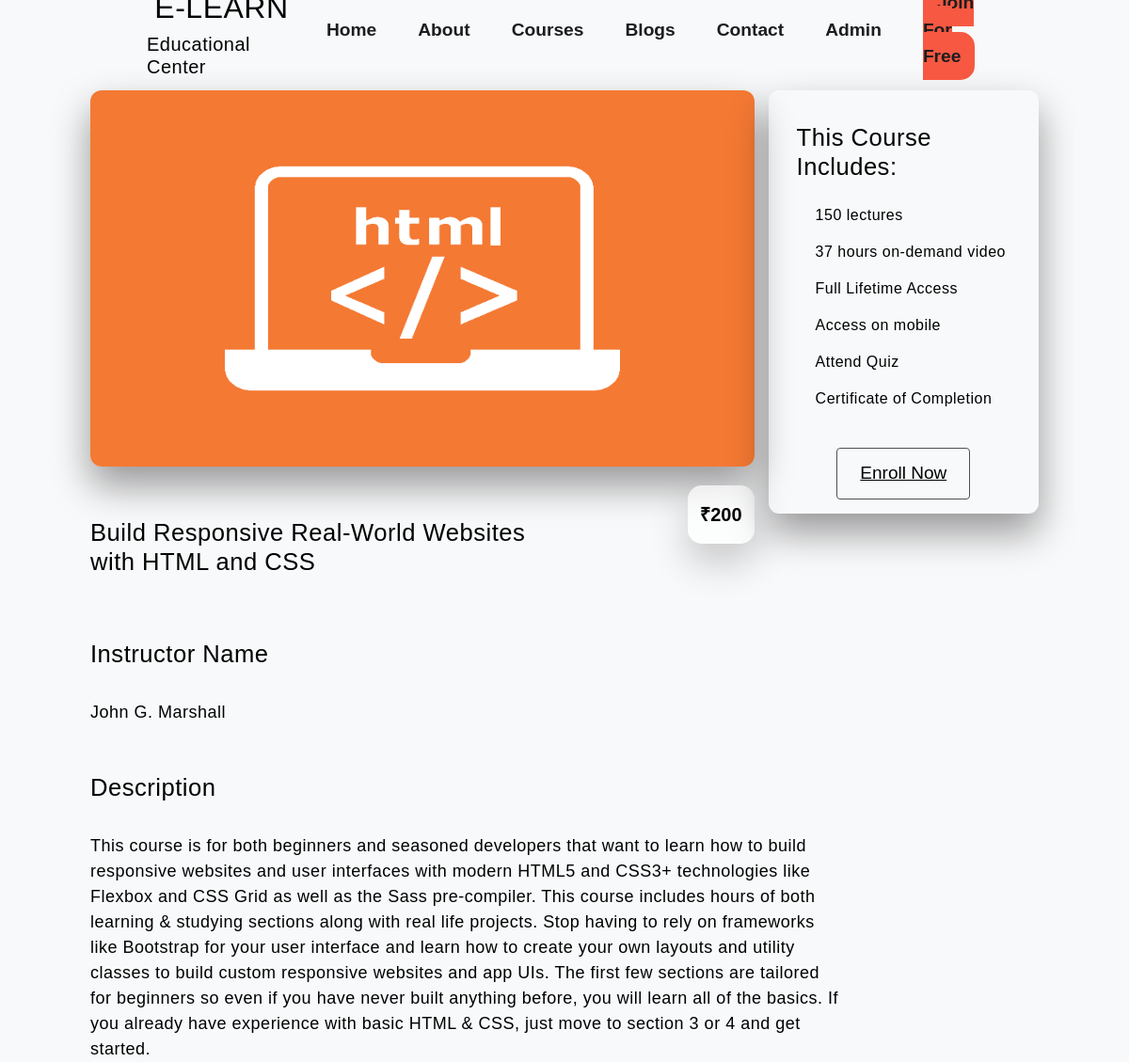
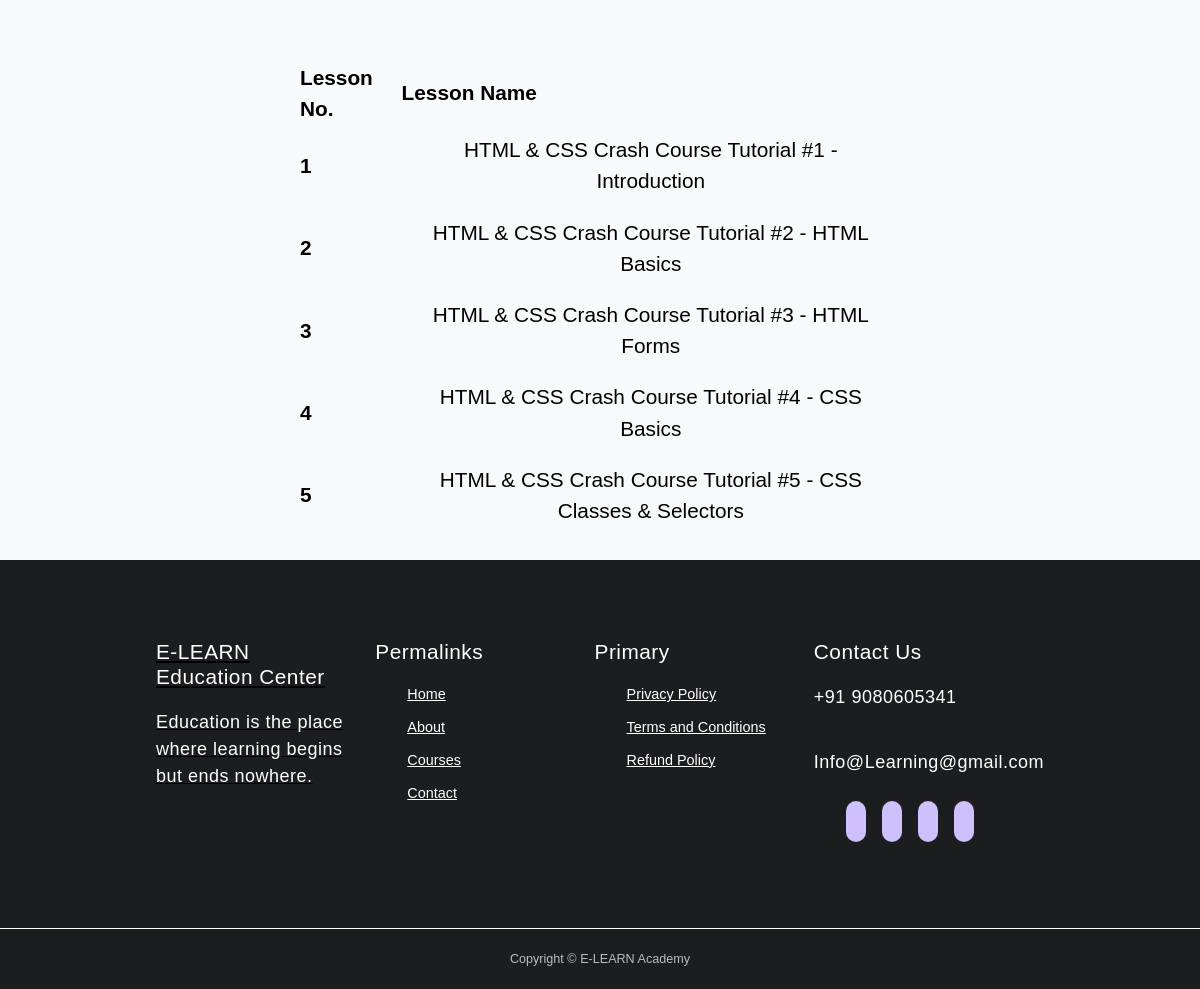
/CourseDetails.php?course_id=3, run on the app's committed database (2 pictures, top to bottom).
### tables this page shows
CREATE TABLE `course` (
  `course_id` int(11) NOT NULL,
  `course_name` text NOT NULL,
  `course_desc` text NOT NULL,
  `course_author` varchar(255) NOT NULL,
  `course_img` text NOT NULL,
  `course_duration` int(11) NOT NULL,
  `course_price` float NOT NULL,
  `course_lessons` int(11) NOT NULL
);

CREATE TABLE `lesson` (
  `lesson_id` int(11) NOT NULL,
  `lesson_name` text NOT NULL,
  `lesson_link` text NOT NULL,
  `course_id` int(11) NOT NULL,
  `course_name` text NOT NULL
);

### CourseDetails.php (the view, shortened to what this page needs)
<?php
include_once("Header.php");
include_once("DB_Files/db.php");
?>
<link rel="stylesheet" href="CSS/responsiveness.css">
<link rel="stylesheet" href="CSS/CourseDetails.css">
<section id="course-inner">
    <?php
    if (isset($_GET['course_id'])) {
        $course_id = $_GET['course_id'];
        $sql = "SELECT * FROM course WHERE course_id='$course_id'";
        $result = $conn->query($sql);
        $row = $result->fetch_assoc();
    }
    ?>
    <div class="overview">
        <img class="course-img" src="<?php echo str_replace('..', '.', $row['course_img']) ?>" alt="">
        <div class="course-head">
            <div class="c-name">
                <h3><?php echo $row['course_name'] ?></h3>
            </div>
            <span class="price">&#8377;<?php echo $row['course_price'] ?></span>
        </div>
        <h3>Instructor Name</h3>
        <div class="tutor">
            <div class="tutor-dt">
                <p> <?php echo $row['course_author']  ?></p>
            </div>
        </div>
        <h3>Description</h3>
        <p class="description"> <?php echo $row['course_desc']  ?></p>
    </div>
    <div class="enroll">
        <h3>This Course Includes:</h3>
        <p><i class="uil uil-book"></i><?php echo $row['course_lessons']  ?> lectures</p>
        <p><i class="uil uil-clock"></i><?php echo $row['course_duration']  ?> hours on-demand video</p>
        <p><i class="uil uil-life-ring"></i>Full Lifetime Access</p>
        <p><i class="uil uil-mobile-android"></i>Access on mobile</p>
        <p><i class="uil uil-newspaper"></i>Attend Quiz</p>
        <p><i class="uil uil-award"></i>Certificate of Completion</p>
        <div class="enroll-btn">
            <?php
            if (isset($_SESSION['stu_id'])) {
                echo '
                <form action="" method="POST" class="d-inline">
                <input type="hidden" name="id" value="' . $row["course_price"] . '">
                <button type="submit" class="button" name="view">Enroll Now</button>
                </form>
                    ';
            } else {
                echo '
                <a href="Popupbox.php" class="button">Enroll Now</a>
                ';
            }
            ?>
        </div>
    </div>
</section>
<table>
    <thead>
        <th scope="col">Lesson No.</th>
        <th scope="col">Lesson Name</th>
    </thead>
    <tbody>
        <?php
        $sql = "SELECT * FROM lesson";
        $result = $conn->query($sql);
        if ($result->num_rows > 0) {
            $num = 0;
            while ($row = $result->fetch_assoc()) {
                if ($course_id == $row['course_id']) {
                    $num++;
                    echo ' <tr class="tr">
        <th scope="row">' . $num . '</th>
        <td>' . $row['lesson_name'] . '</td>
        </tr>';
                }
            }
        }
        ?>
    </tbody>
</table>
<br>
<iframe allow="microphone" id="chatbot-frame" src="http://127.0.0.1:5000/" width="500" height="600" frameborder="0" style="position: fixed; bottom: 0px; right: 0px;"></iframe><?php
include_once("Footer.php");
?>

### Header.css (style rules this page uses)
* { margin: 0; padding: 0; border: 0; outline: 0; text-decoration: none; list-style: none; box-sizing: border-box; font-family: Arial, Helvetica, sans-serif; }
:root { --color-primary: #6c63ff; --color-success: #00bf8e; --color-warning: #f7c94b; --color-danger: #f75842; --color-danger-variant: rgba(247, 88, 66, 8.4); --color-white: #fff; --color-light: #ffffffb3; --color-black: #000; --color-bg: #f7f9fa; --container-width-1g: 76%; --container-width-md: 90%; --container-width-sm: 94%; --transition: all 400ms ease; }
body { color: var(--color-black); background: var(--color-bg); }
section { padding: 6rem 0; }
p { letter-spacing: .5px; font-size: 18px; }
h1, h2, h3, h4, h5 { line-height: 1.2; letter-spacing: 0.5px; }
h3 { font-size: 1.6rem; }
a { color: var(--color-black); font-family: 'Rajdhani', sans-serif; }
img { width: 100%; display: block; object-fit: cover; }

### CSS/CourseDetails.css (style rules this page uses)
#course-inner { display: flex; justify-content: space-between; align-items: flex-start; padding: 8vw; }
#course-inner h3 { padding: 35px 0 25px 0; color: var(--color-black); }
#course-inner .overview { width: 70%; }
#course-inner .overview .course-img { width: 100%; height: 50vh; object-fit: fill; border-radius: 12px; margin-bottom: 20px; box-shadow: 0px 20px 40px 0 rgba(11 2 5 /40%); }
#course-inner .overview .course-head { display: flex; align-items: flex-start; justify-content: space-between; }
#course-inner .overview .course-head .c-name { width: 70%; }
#course-inner .overview .course-head span { padding: 16px 13px; color: var(--color-black); font-size: 20px; font-weight: 700; background-color: var(--color-light); cursor: pointer; border-radius: 15px; }
#course-inner .tutor { display: flex; }
#course-inner .enroll { width: 350px; height: 450px; margin-left: 15px; padding: 0 30px 30px 30px; border-radius: 11px; box-shadow: 0px 20px 40px 0 rgba(11 2 5 /40%); }
#course-inner .enroll h3 { padding-bottom: 10px; color: var(--color-black); }
#course-inner .enroll p { font-size: 16px; color: var(--color-black); margin: 15px 0; }
#course-inner .enroll .enroll-btn { padding: 25px 0 20px 0; margin: auto; text-align: center; }
.price { box-shadow: 0px 20px 40px 0 rgba(11 2 5 /20%); }
.description { width: 800px; }
.button { display: inline-block; padding: 12px 24px; border: 1px solid #4f4f4f; border-radius: 4px; transition: all 0.2s ease-in; position: relative; overflow: hidden; font-size: 19px; color: black; z-index: 1; }
.button:before { content: ""; position: absolute; left: 50%; transform: translateX(-50%) scaleY(1) scaleX(1.25); top: 100%; width: 140%; height: 180%; background-color: rgba(0, 0, 0, 0.05); border-radius: 50%; display: block; transition: all 0.5s 0.1s cubic-bezier(0.55, 0, 0.1, 1); z-index: -1; }
.button:after { content: ""; position: absolute; left: 55%; transform: translateX(-50%) scaleY(1) scaleX(1.45); top: 180%; width: 160%; height: 190%; background-color: #f75842; border-radius: 50%; display: block; transition: all 0.5s 0.1s cubic-bezier(0.55, 0, 0.1, 1); z-index: -1; }

### CourseDetails.php (style rules this page uses)
table { width: 50%; margin-left: auto; margin-right: auto; padding-bottom: 100px; font-size: 1.3rem; margin-top: -50px; }
thead { padding: 10px; }
td { text-align: center; padding: 10px; }

### data on the page
course: course_img (picture), course_name "Build Responsive Real-World Websites with HTML and CSS", course_price "200", course_author "John G. Marshall", course_desc "This course is for both beginners and seasoned developers that want to learn how to build responsive websites and user interfaces with modern HTML5 and CSS3+ technologies like Flexbox and CSS Grid as well as the Sass pre-compiler. This course includes hours of both learning & studying sections along with real life projects. Stop having to rely on frameworks like Bootstrap for your user interface and learn how to create your own layouts and utility classes to build custom responsive websites and app UIs. The first few sections are tailored for beginners so even if you have never built anything before, you will learn all of the basics. If you already have experience with basic HTML & CSS,…", course_lessons "150", course_duration "37"
lesson: lesson_name "HTML & CSS Crash Course Tutorial #1 - Introduction"
lesson: lesson_name "HTML & CSS Crash Course Tutorial #2 - HTML Basics"
lesson: lesson_name "HTML & CSS Crash Course Tutorial #3 - HTML Forms"
lesson: lesson_name "HTML & CSS Crash Course Tutorial #4 - CSS Basics"
lesson: lesson_name "HTML & CSS Crash Course Tutorial #5 - CSS Classes & Selectors"
